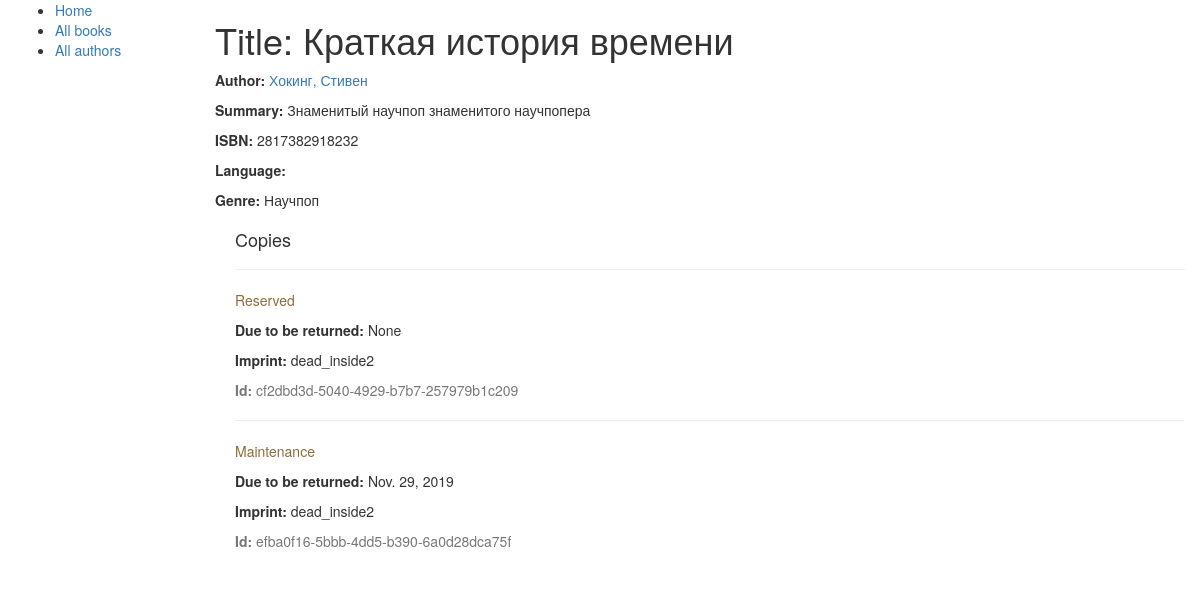
The app's page /catalog/book/4 with its own data.
### catalog/models.py (models this page shows, shortened)
class Book(models.Model):
    title = models.CharField(max_length=200)
    author = models.ForeignKey('Author', on_delete=models.SET_NULL, null=True)  # у книги может быть только один автор, но у автора может быть много книг. one-to-many связь
    summary = models.TextField(max_length=1000, help_text='Enter a brief description of the book')
    isbn = models.CharField('ISBN', max_length=13, help_text='13 Character <a href="https://www.isbn-international.org/content/what-isbn">ISBN number</a>')
    genre = models.ManyToManyField(Genre, help_text='Select a genre for this book')  # у книги может быть несколько жанров, и к одному жанру может относиться несколько книг.

class Author(models.Model):
    first_name = models.CharField(max_length=100)
    last_name = models.CharField(max_length=100)
    date_of_birth = models.DateField(null=True, blank=True)
    date_of_death = models.DateField('Died', null=True, blank=True)
    def __str__(self):
        return '{}, {}'.format(self.last_name, self.first_name)

class Genre(models.Model):
    name = models.CharField(max_length=200, help_text='Enter a book genre')
    def __str__(self):
        return self.name

class BookInstance(models.Model):
    id = models.UUIDField(primary_key=True, default=uuid.uuid4, help_text='Unique ID for this particular book across whole library')
    book = models.ForeignKey(Book, on_delete=models.SET_NULL, null=True)
    imprint = models.CharField(max_length=200)
    due_back = models.DateField(null=True, blank=True)
    LOAN_STATUS = (
        ('m', 'Maintenance'),
        ('o', 'On loan'),
        ('a', 'Available'),
        ('r', 'Reserved'),
    )
    status = models.CharField(max_length=1, choices=LOAN_STATUS, blank=True, default='m', help_text='availability')
    class Meta:
        ordering = ['due_back']

### catalog/views.py (the view)
# urls.py: url(r'^book/(?P<pk>\d+)$', views.BookDetailView.as_view(), name='book-detail'),
class BookDetailView(generic.DetailView):
    model = Book
    template_name = 'book_detail.html'

### catalog/templates/book_detail.html
{% extends "base_generic.html" %}
{% block content %}
<h1>Title: {{ book.title }}</h1>
<p><strong>Author:</strong> <a href="">{{ book.author }}</a></p>
<p><strong>Summary:</strong> {{ book.summary }}</p>
<p><strong>ISBN:</strong> {{ book.isbn }}</p>
<p><strong>Language:</strong> {{ book.language }}</p>
<p><strong>Genre:</strong> {% for genre in book.genre.all %} {{ genre }}{% if not forloop.last %}, {% endif %}{% endfor %}</p>
<div style="margin-left:20px;margin-top:20px">
    <h4>Copies</h4>
    {% for copy in book.bookinstance_set.all %}
    <hr>
    <p class="{% if copy.status == 'a' %}text-success{% elif copy.status == 'd' %}text-danger{% else %}text-warning{% endif %}">{{ copy.get_status_display }}</p>
    {% if copy.status != 'a' %}<p><strong>Due to be returned:</strong> {{copy.due_back}}</p>{% endif %}
    <p><strong>Imprint:</strong> {{copy.imprint}}</p>
    <p class="text-muted"><strong>Id:</strong> {{copy.id}}</p>
    {% endfor %}
</div>
{% endblock %}

### records on screen
Book: title "Краткая история времени", author "Хокинг, Стивен", summary "Знаменитый научпоп знаменитого научпопера", isbn "2817382918232"
Genre: name "Научпоп"
BookInstance: status "Reserved", due_back "None", imprint "dead_inside2", id "cf2dbd3d-5040-4929-b7b7-257979b1c209"
BookInstance: status "Maintenance", due_back "Nov. 29, 2019", imprint "dead_inside2", id "efba0f16-5bbb-4dd5-b390-6a0d28dca75f"
